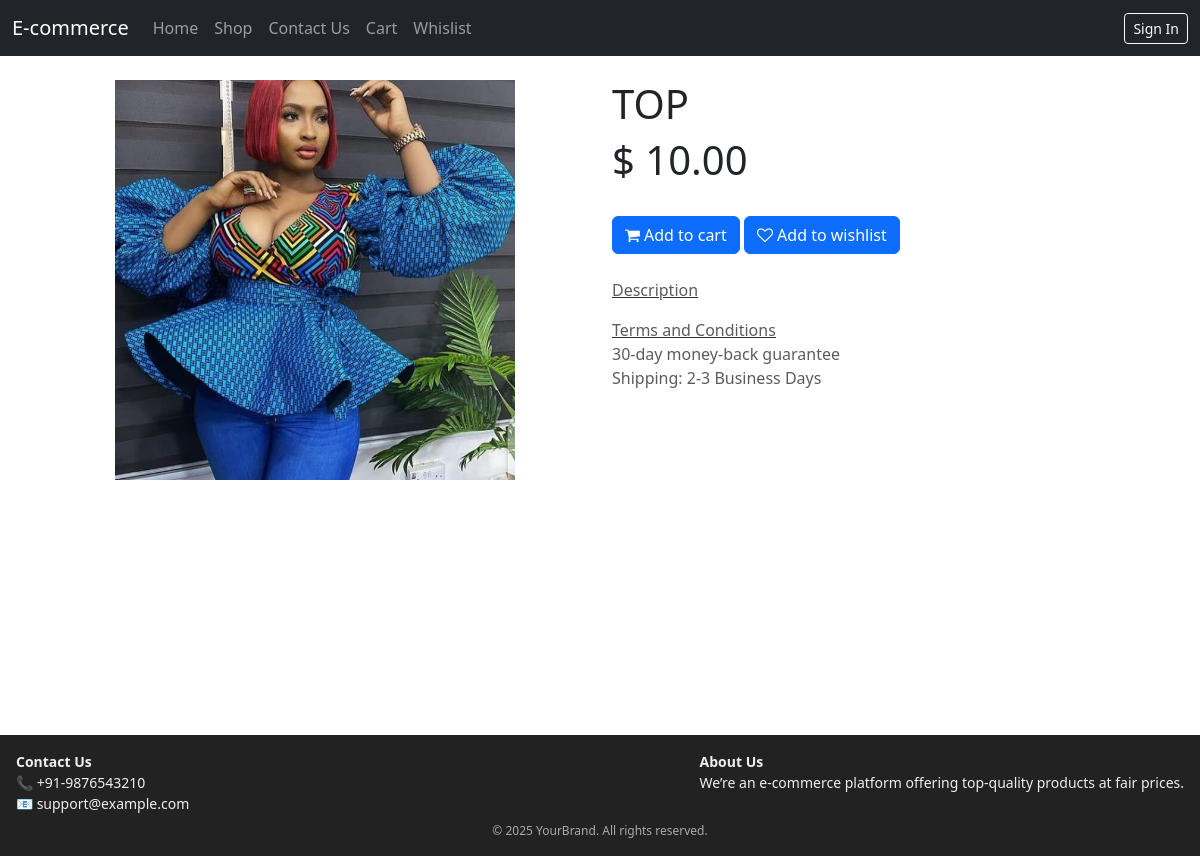
The page /shop/productDetail/2 on the database its author committed.
### shop/models.py (models this page shows, shortened)
class Product(models.Model):
    name = models.CharField(max_length=20, blank=False, null=False)
    price = models.DecimalField(max_digits=10, decimal_places=2, blank=False, null=False, default = 10.00)
    product_image = models.ImageField(upload_to="shop/product", blank=False, null=False)
    category_id = models.ForeignKey(Category, on_delete=models.CASCADE, blank=False, null=False)
    create_date = models.DateTimeField("Create Date",auto_now_add=True)
    published = models.BooleanField(default=False)
    internal_ref = models.CharField(max_length=20, editable=False, unique=True)
    stock = models.IntegerField(default=0)
    description = models.TextField(blank=True, null=True)
    allow_out_of_stock = models.BooleanField(default=False)
    product_type = models.CharField(max_length=20, choices=[('storable', 'Storable'), ('consumable', 'Consumable')], default='storable')

### shop/views.py (the view)
# urls.py: path('productDetail/<int:pk>', views.productDetailView.as_view(), name='productDetail'),
class productDetailView(generic.DetailView):
    model = Product
    template_name = "shop/productDetail.html"

### shop/templates/shop/productDetail.html (shortened to what this page needs)
{% extends "shop/base.html" %}
{% block body %}
<div class="container">
    <div class="row" id="product_detail_main" data-image_width="50_pc" data-image_layout="carousel">
        <div class="col-lg-6 mt-lg-4 position-relative" data-image-amount="1">
            <div id="o-carousel-product" class="carousel slide position-sticky mb-3 overflow-hidden" style="top: 62.6px;">
                <div class="o_carousel_product_outer carousel-outer position-relative d-flex align-items-center w-100 overflow-hidden">
                    <div class="carousel-inner h-100">
                        <div class="carousel-item h-100 text-center active" style="min-height: 344.8px;">
                            <div class="position-relative d-inline-flex overflow-hidden m-auto w-100">
                                <div class="d-flex align-items-start justify-content-center w-100 oe_unmovable">
                                    <img src="{{ product.product_image.url }}"
                                        class="img img-fluid oe_unmovable product_detail_img"
                                        alt="{{ product.name }}"
                                        loading="lazy"
                                        style="height: 400px; width: 400px; object-fit: cover;">
                                </div>
                            </div>
                        </div>
                    </div>
                </div>
            </div>
        </div>
        <div id="product_details" class="col-lg-6 mt-md-4">
            <h1>{{ product.name|upper }}</h1>
            <h1>$ {{ product.price }}</h1>
            <br>
            <button type="button" role="button" id="add_to_cart" class="btn btn-primary">
                <i class="fa fa-shopping-cart"></i>
                Add to cart
            </button>
            <button type="button" role="button" id="add_to_wishlist" class="btn btn-primary">
                <i class="fa fa-heart-o"></i>
                Add to wishlist
            </button>
            <br><br>
            <div id="o_product_description" class="d-flex justify-content-between flex-column flex-md-row align-items-md-end gap-3 mb-3">
                <p class="text-muted mb-0">
                <a href="#" class="text-muted"><u>Description</u></a><br>
                {{ product.description }}</p>
            </div>
            <div id="o_product_terms_and_share" class="d-flex justify-content-between flex-column flex-md-row align-items-md-end gap-3 mb-3">
                <p class="text-muted mb-0">
                <a href="#" class="text-muted"><u>Terms and Conditions</u></a><br>
                30-day money-back guarantee<br>
                Shipping: 2-3 Business Days
                </p>
            </div>
        </div>
    </div>
</div>
{% endblock %}

### shop/templates/shop/base.html (style rules this page uses)
html, body { height: 100%; margin: 0; }

### rows shown on the page
Product: product_image (picture), name "TOP", price "10.00"
